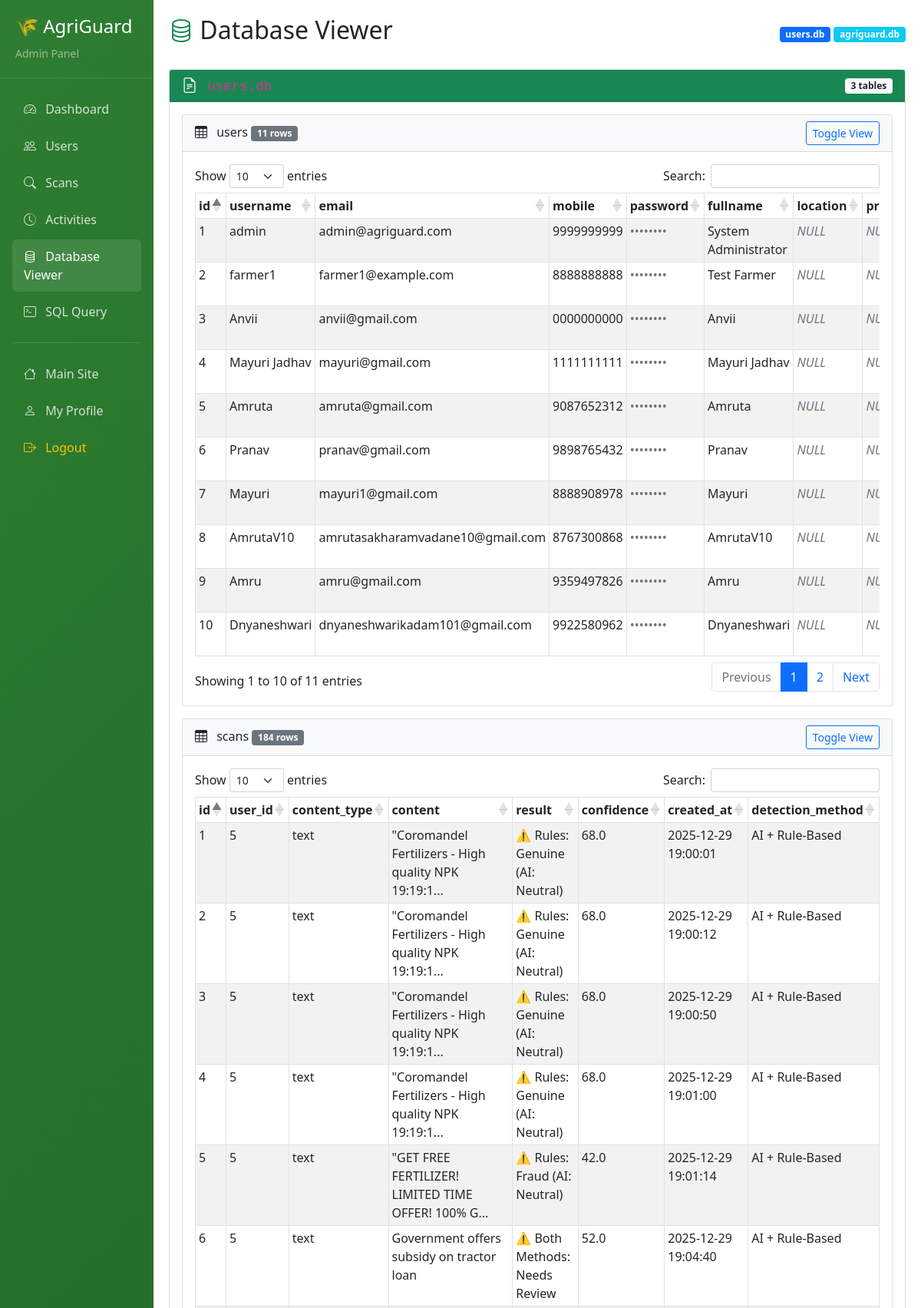
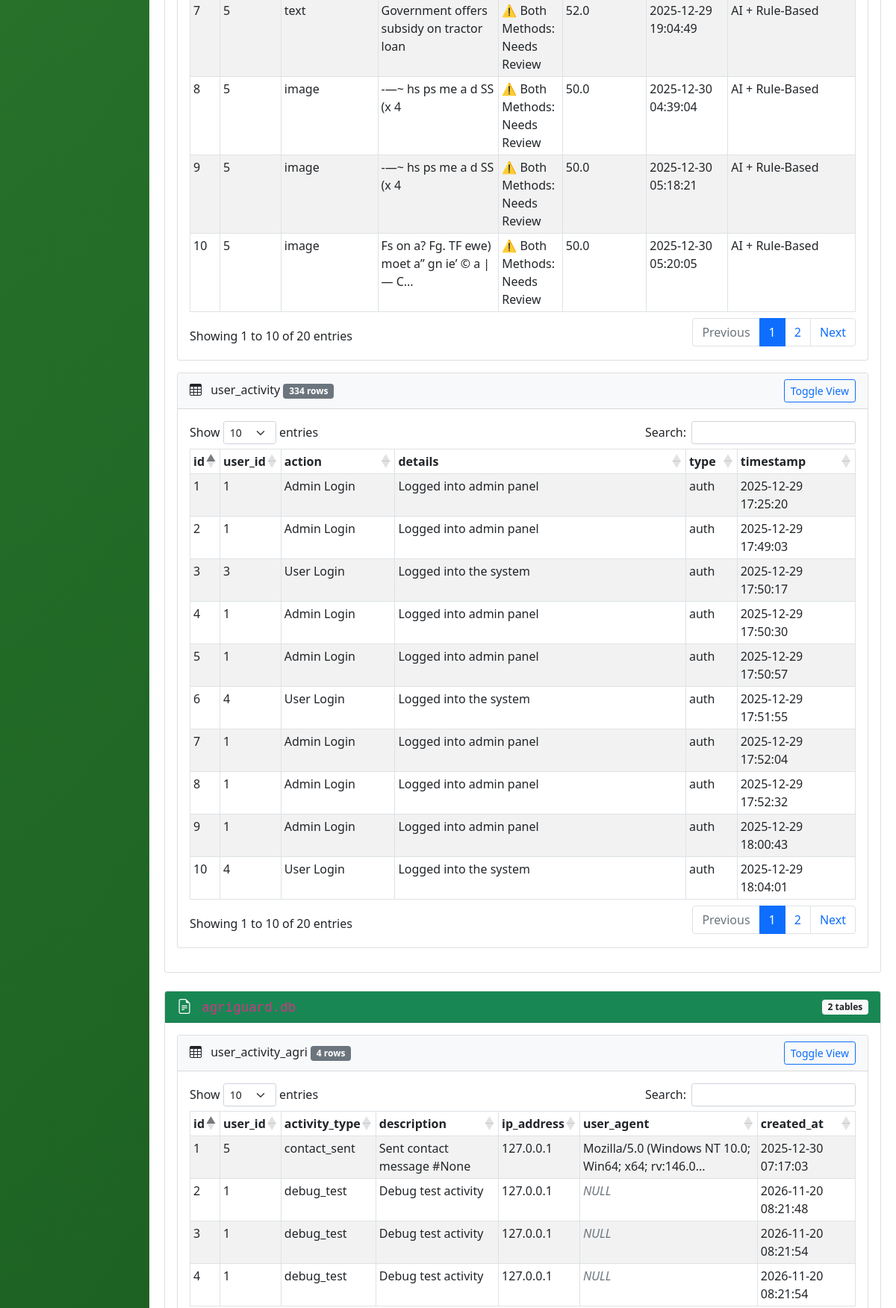
The app's page /admin/database-viewer (signed in, upper part) with its own data (2 pictures, top to bottom).
### tables this page shows
CREATE TABLE users(
                id INTEGER PRIMARY KEY AUTOINCREMENT,
                username TEXT UNIQUE NOT NULL,
                email TEXT UNIQUE NOT NULL,
                mobile TEXT UNIQUE NOT NULL,
                password TEXT NOT NULL,
                fullname TEXT,
                location TEXT,
                profile_pic TEXT,
                language TEXT DEFAULT 'en',
                email_notifications BOOLEAN DEFAULT 1,
                account_type TEXT DEFAULT 'standard',
                created_at TIMESTAMP DEFAULT CURRENT_TIMESTAMP,
                reset_token TEXT,
                reset_token_expiry DATETIME
            , role TEXT);

CREATE TABLE scans (
                id INTEGER PRIMARY KEY AUTOINCREMENT,
                user_id INTEGER,
                content_type TEXT,
                content TEXT,
                result TEXT,
                confidence REAL,
                created_at TIMESTAMP DEFAULT CURRENT_TIMESTAMP, detection_method TEXT DEFAULT 'rule-based',
                FOREIGN KEY (user_id) REFERENCES users(id) ON DELETE CASCADE
            );

CREATE TABLE user_activity (
                id INTEGER PRIMARY KEY AUTOINCREMENT,
                user_id INTEGER,
                action TEXT,
                details TEXT,
                type TEXT,
                timestamp TIMESTAMP DEFAULT CURRENT_TIMESTAMP,
                FOREIGN KEY (user_id) REFERENCES users(id) ON DELETE CASCADE
            );

### app.py (the view)
@app.route("/admin/database-viewer")
@admin_required
def admin_database_viewer():
    import sqlite3
    import json
    db_files = ['users.db', 'agriguard.db']
    databases = {}
    for db_file in db_files:
        try:
            conn = sqlite3.connect(db_file)
            conn.row_factory = sqlite3.Row
            cursor = conn.cursor()
            cursor.execute("SELECT name FROM sqlite_master WHERE type='table' AND name NOT LIKE 'sqlite_%'")
            tables = [row[0] for row in cursor.fetchall()]
            db_tables = {}
            for table in tables:
                cursor.execute(f"SELECT COUNT(*) as count FROM {table}")
                count = cursor.fetchone()['count']
                cursor.execute(f"SELECT * FROM {table} LIMIT 20")
                rows = [dict(row) for row in cursor.fetchall()]
                if rows:
                    columns = list(rows[0].keys())
                else:
                    cursor.execute(f"PRAGMA table_info({table})")
                    columns = [row[1] for row in cursor.fetchall()]
                db_tables[table] = {
                    'columns': columns,
                    'row_count': count,
                    'data': rows
                }
            databases[db_file] = db_tables
            conn.close()
        except Exception as e:
            databases[db_file] = {'error': str(e)}
    return render_template("admin_database_viewer.html",
                         databases=databases,
                         is_admin=True)

### app.py (called while the page is built)
def admin_required(f):
    @wraps(f)
    def decorated_function(*args, **kwargs):
        if 'user_id' not in session:
            flash("Please login first", "error")
            return redirect(url_for('login_selector'))
        user_role = session.get('role', 'farmer').lower()
        is_admin = user_role == 'admin'
        print(f"DEBUG: Checking admin access - role={user_role}, is_admin={is_admin}")
        print(f"DEBUG: Full session keys: {list(session.keys())}")
        if not is_admin:
            print(f"❌ Admin access denied for user {session.get('username')} with role {user_role}")
            flash(f"Admin access required! Your role is: {user_role}", "error")
            return render_template("admin_access.html")
        print(f"✅ Admin access granted for user {session.get('username')}")
        return f(*args, **kwargs)
    return decorated_function

@app.context_processor
def inject_user():
    is_admin = False
    if 'user_id' in session:
        user_role = session.get('role', 'farmer').lower()
        is_admin = (user_role == 'admin')
    return dict(
        current_user=session.get("username"),
        current_lang=session.get("lang", "en"),
        is_logged_in="user_id" in session,
        is_admin=is_admin,
        current_path=request.path,
        ml_available=ML_AVAILABLE
   )

### templates/admin_database_viewer.html (shortened to what this page needs)
<!DOCTYPE html>
<html lang="en">
<head>
    <link href="https://cdn.jsdelivr.net/npm/bootstrap@5.1.3/dist/css/bootstrap.min.css" rel="stylesheet">
    <link rel="stylesheet" href="https://cdn.jsdelivr.net/npm/bootstrap-icons@1.8.1/font/bootstrap-icons.css">
    <link rel="stylesheet" href="https://cdn.datatables.net/1.11.5/css/dataTables.bootstrap5.min.css">
</head>
<body>
    {% extends "admin_base.html" %}
    {% block content %}
    <div class="d-flex justify-content-between align-items-center mb-4">
        <h2><i class="bi bi-database text-success"></i> Database Viewer</h2>
        <div>
            <span class="badge bg-primary">users.db</span>
            <span class="badge bg-info">agriguard.db</span>
        </div>
    </div>
    {% for db_file, tables in databases.items() %}
    <div class="card mb-4">
        <div class="card-header bg-success text-white d-flex justify-content-between align-items-center">
            <h5 class="mb-0">
                <i class="bi bi-file-earmark-text me-2"></i>
                <code>{{ db_file }}</code>
            </h5>
            <span class="badge bg-light text-dark">{{ tables|length }} tables</span>
        </div>
        <div class="card-body">
            {% if tables is mapping %}
                {% for table_name, table_data in tables.items() %}
                <div class="card mb-3">
                    <div class="card-header bg-light">
                        <h6 class="mb-0 d-flex justify-content-between align-items-center">
                            <span>
                                <i class="bi bi-table me-2"></i>
                                {{ table_name }}
                                <span class="badge bg-secondary">{{ table_data.row_count }} rows</span>
                            </span>
                            <button class="btn btn-sm btn-outline-primary"
                                    type="button"
                                    data-bs-toggle="collapse"
                                    data-bs-target="#table-{{ db_file|replace('.', '-') }}-{{ table_name }}">
                                Toggle View
                            </button>
                        </h6>
                    </div>
                    <div class="collapse show" id="table-{{ db_file|replace('.', '-') }}-{{ table_name }}">
                        <div class="card-body">
                            {% if table_data.data %}
                            <div class="table-responsive">
                                <table class="table table-sm table-striped table-bordered"
                                       id="table-{{ db_file|replace('.', '-') }}-{{ table_name }}-data">
                                    <thead>
                                        <tr>
                                            {% for col in table_data.columns %}
                                            <th>{{ col }}</th>
                                            {% endfor %}
                                        </tr>
                                    </thead>
                                    <tbody>
                                        {% for row in table_data.data %}
                                        <tr>
                                            {% for col in table_data.columns %}
                                            <td>
                                                {% if col in ['password', 'reset_token'] %}
                                                <span class="text-muted">••••••••</span>
                                                {% elif row[col] is none %}
                                                <em class="text-muted">NULL</em>
                                                {% elif row[col] is string and row[col]|length > 50 %}
                                                <span title="{{ row[col] }}" data-bs-toggle="tooltip">
                                                    {{ row[col][:50] }}...
                                                </span>
                                                {% else %}
                                                {{ row[col] }}
                                                {% endif %}
                                            </td>
                                            {% endfor %}
                                        </tr>
                                        {% endfor %}
                                    </tbody>
                                </table>
                            </div>
                            {% else %}
                            <div class="alert alert-info">
                                No records found in this table.
                            </div>
                            {% endif %}
                        </div>
                    </div>
                </div>
                {% endfor %}
            {% else %}
                <div class="alert alert-danger">
                    <strong>Error:</strong> {{ tables.error }}
                </div>
            {% endif %}
        </div>
    </div>
    {% endfor %}
    {% endblock %}

### records on screen
users: id "1" "admin" "admin@agriguard.com" "9999999999" "System Administrator"
users: id "2" "farmer1" "farmer1@example.com" "8888888888" "Test Farmer"
users: id "3" "Anvii" "anvii@gmail.com" "0000000000" "Anvii"
users: id "4" "Mayuri Jadhav" "mayuri@gmail.com" "1111111111" "Mayuri Jadhav"
users: id "5" "Amruta" "amruta@gmail.com" "9087652312" "Amruta"
users: id "6" "Pranav" "pranav@gmail.com" "9898765432" "Pranav"
users: id "7" "Mayuri" "mayuri1@gmail.com" "8888908978" "Mayuri"
users: id "8" "AmrutaV10" "amrutasakharamvadane10@gmail.com" "8767300868" "AmrutaV10"
users: id "9" "Amru" "amru@gmail.com" "9359497826" "Amru"
users: id "10" "Dnyaneshwari" "dnyaneshwarikadam101@gmail.com" "9922580962" "Dnyaneshwari"
scans: id "1" "5" "text" "⚠️ Rules: Genuine (AI: Neutral)" "68.0" "2025-12-29 19:00:01" "AI + Rule-Based", content "\"Coromandel Fertilizers - High quality NPK 19:19:1"
scans: id "2" "5" "text" "⚠️ Rules: Genuine (AI: Neutral)" "68.0" "2025-12-29 19:00:12" "AI + Rule-Based", content "\"Coromandel Fertilizers - High quality NPK 19:19:1"
scans: id "3" "5" "text" "⚠️ Rules: Genuine (AI: Neutral)" "68.0" "2025-12-29 19:00:50" "AI + Rule-Based", content "\"Coromandel Fertilizers - High quality NPK 19:19:1"
scans: id "4" "5" "text" "⚠️ Rules: Genuine (AI: Neutral)" "68.0" "2025-12-29 19:01:00" "AI + Rule-Based", content "\"Coromandel Fertilizers - High quality NPK 19:19:1"
scans: id "5" "5" "text" "⚠️ Rules: Fraud (AI: Neutral)" "42.0" "2025-12-29 19:01:14" "AI + Rule-Based", content "\"GET FREE FERTILIZER! LIMITED TIME OFFER! 100% G"
scans: id "6" "5" "text" "Government offers subsidy on tractor loan" "⚠️ Both Methods: Needs Review" "52.0" "2025-12-29 19:04:40" "AI + Rule-Based"
scans: id "7" "5" "text" "Government offers subsidy on tractor loan" "⚠️ Both Methods: Needs Review" "52.0" "2025-12-29 19:04:49" "AI + Rule-Based"
scans: id "8" "5" "image" "-—~ hs ps me a d SS (x 4" "⚠️ Both Methods: Needs Review" "50.0" "2025-12-30 04:39:04" "AI + Rule-Based"
scans: id "9" "5" "image" "-—~ hs ps me a d SS (x 4" "⚠️ Both Methods: Needs Review" "50.0" "2025-12-30 05:18:21" "AI + Rule-Based"
scans: id "10" "5" "image" "⚠️ Both Methods: Needs Review" "50.0" "2025-12-30 05:20:05" "AI + Rule-Based", content "Fs on a? Fg. TF ewe) moet a” gn ie’ © a | — C"
user_activity: id "1" "1" "Admin Login" "Logged into admin panel" "auth" "2025-12-29 17:25:20"
user_activity: id "2" "1" "Admin Login" "Logged into admin panel" "auth" "2025-12-29 17:49:03"
user_activity: id "3" "3" "User Login" "Logged into the system" "auth" "2025-12-29 17:50:17"
user_activity: id "4" "1" "Admin Login" "Logged into admin panel" "auth" "2025-12-29 17:50:30"
user_activity: id "5" "1" "Admin Login" "Logged into admin panel" "auth" "2025-12-29 17:50:57"
user_activity: id "6" "4" "User Login" "Logged into the system" "auth" "2025-12-29 17:51:55"
user_activity: id "7" "1" "Admin Login" "Logged into admin panel" "auth" "2025-12-29 17:52:04"
user_activity: id "8" "1" "Admin Login" "Logged into admin panel" "auth" "2025-12-29 17:52:32"
user_activity: id "9" "1" "Admin Login" "Logged into admin panel" "auth" "2025-12-29 18:00:43"
user_activity: id "10" "4" "User Login" "Logged into the system" "auth" "2025-12-29 18:04:01"

### other values on screen
{{ tables|length }} "3" "2"
{{ table_name }} "users" "scans" "user_activity" "user_activity_agri"
{{ table_data.row_count }} "11" "184" "334" "4"
{{ col }} "id" "username" "email" "mobile" "password" "fullname" "location" "id" "user_id" "content_type" "content" "result" "confidence" "created_at" "detection_method" "id" "user_id" "action" "details" "type" "timestamp" "id" "user_id" "activity_type" "description" "ip_address" "user_agent" "created_at"
{{ row[col] }} "1" "5" "contact_sent" "Sent contact message #None" "127.0.0.1" "2025-12-30 07:17:03" "2" "1" "debug_test" "Debug test activity" "127.0.0.1" "2026-11-20 08:21:48" "3" "1" "debug_test" "Debug test activity" "127.0.0.1" "2026-11-20 08:21:54" "4" "1" "debug_test" "Debug test activity" "127.0.0.1" "2026-11-20 08:21:54"
{{ row[col][:50] }} "Mozilla/5.0 (Windows NT 10.0; Win64; x64; rv:146.0"
